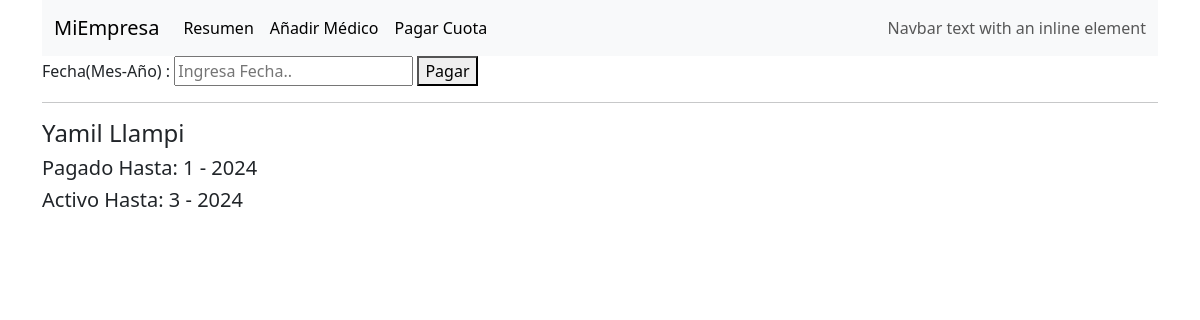
The app's page /quotas/pagar_quota/2 with its own data.
### apps/userprofile/models.py (models this page shows, shortened)
class UserProfile(models.Model):
    first_name = models.CharField('Nombres', max_length=150, null=True)
    last_name = models.CharField('Apellidos', max_length=150, null=True)
    id_veterinarian = models.CharField('ID Veterinario', max_length=9, null=True, unique=True)
    pagado_hasta_month = models.PositiveSmallIntegerField(null=True, default=0)
    pagado_hasta_year = models.PositiveSmallIntegerField(null=True, default=0)
    activo_hasta_month = models.PositiveSmallIntegerField(null=True, default=0)
    activo_hasta_year = models.PositiveSmallIntegerField(null=True, default=0)
    es_activo = models.BooleanField(default=True)
    objects = UserProfileManager()
    def get_full_name(self):
        return f'{self.first_name} {self.last_name}'

### apps/quotas/views.py (the view, shortened to what this page needs)
# urls.py: path('pagar_quota/<int:pk>', views.mostrar_fecha, name='pagar_quota'),
def mostrar_fecha(request, pk):
    f1 = request.POST.get('startDate', '')
    context = {}
    user = UserProfile.objects.get(id=pk)
    context['user'] = user
    return render(request, 'quotas/pagar_quota.html', context)

### apps/quotas/templates/quotas/pagar_quota.html (shortened to what this page needs)
{% extends 'quotas/base.html' %}
{% block content %}
    <div class="container">
        <form method="POST">
            <label for="startDate">Fecha(Mes-Año) :</label>
            <input name="startDate" id="startDate" class="date-picker" placeholder="Ingresa Fecha.."/>
            <button type="submit">Pagar</button>
        </form>
        <hr>
        <h4>{{ user.get_full_name }}</h4>
        <h5>Pagado Hasta: {{ user.pagado_hasta_month }} - {{ user.pagado_hasta_year }}</h5>
        <h5>Activo Hasta: {{ user.activo_hasta_month }} - {{ user.activo_hasta_year }}</h5>
    </div>
{% endblock content %}

### records on screen
UserProfile: get_full_name "Yamil Llampi", pagado_hasta_month "1", pagado_hasta_year "2024", activo_hasta_month "3", activo_hasta_year "2024"
